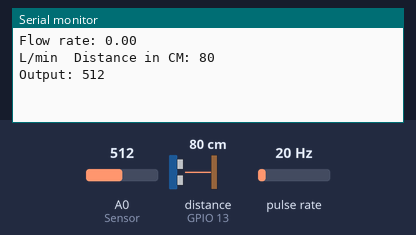
Simulated run of this sketch. Board: ESP8266 (NodeMCU). On the bench: the last lines printed to the serial monitor. Wiring (inferred from the names in the program): pulse sensor: data GPIO 2. The test bench sets the inputs (shaded band); at power-on: distance to the obstacle (sensor on GPIO 13) 80 cm, pulse rate 20 Hz, A0 (Sensor) = 512. The echo pulse lasts 58.3 µs per cm; WiFi joins after 1.5 s; servers stay silent unless stated.

Above: at 3.0 s.
3.1 s: distance to the obstacle (sensor on GPIO 13) set to 2 cm
At 4.1 s:
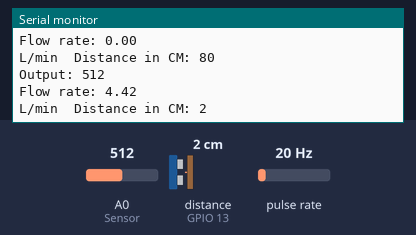
4.6 s: pulse rate (sensor on GPIO 2) set to 4 Hz
At 5.3 s:
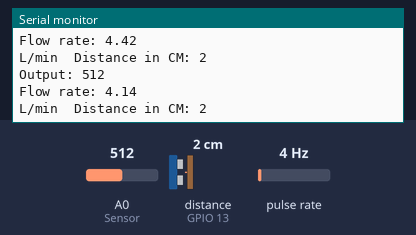
6.1 s: A0 (Sensor) set to 716
At 7.1 s:
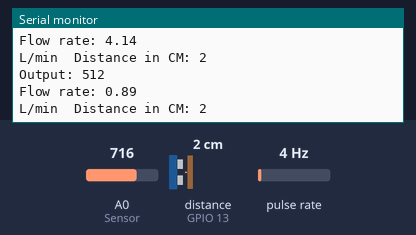
7.6 s: distance to the obstacle (sensor on GPIO 13) set to 4 cm
At 8.6 s:
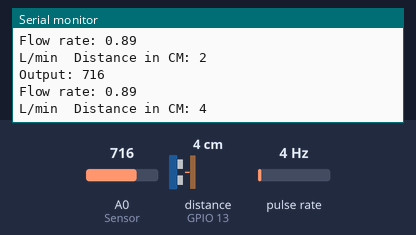
9.1 s: pulse rate (sensor on GPIO 2) set to 50 Hz
At 10.1 s:
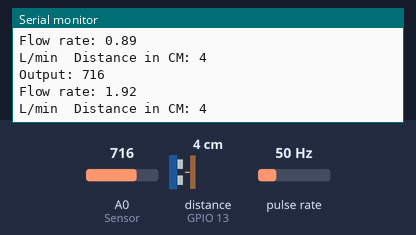
10.6 s: A0 (Sensor) set to 900
At 11.4 s:
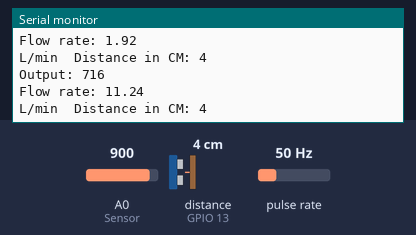
Timing chart, 0 to 13.1 s (numbered marks = the images above; inputs shaded):
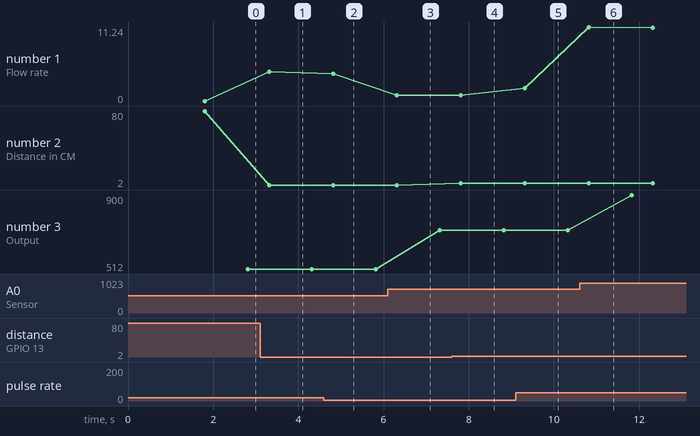

Measured:
- after the input at 3.1 s, the serial monitor: prints a new line after 0.21 s (image 1)
- after the input at 4.6 s, the serial monitor: prints a new line after 0.21 s (image 2)
- after the input at 7.6 s, the serial monitor: prints a new line after 0.22 s (image 4)
- after the input at 9.1 s, the serial monitor: prints a new line after 0.22 s (image 5)
- plotted number 1: 4.42 → 4.14 after the input at 4.6 s, 0.89 → 1.92 after the input at 9.1 s
- plotted number 2: 80 → 2 after the input at 3.1 s, 2 → 4 after the input at 7.6 s
- plotted number 3: 512 → 716 after the input at 6.1 s, 716 → 900 after the input at 10.6 s

The sketch:

flow_project_final_output.ino
```cpp
#define BLYNK_PRINT Serial
#include <ESP8266WiFi.h>
#include <Ultrasonic.h>
#include <BlynkSimpleEsp8266.h>
char auth[] = "xhVno4vO0PvglJOr7gxfkQIW3d3mAXrU";
char ssid[] = "BNR";
char pass[] = "nagaraju";

#define SENSOR  2
int Sensor = A0;   // water level sensor
Ultrasonic ultrasonic(12, 13);   // trig,echo
int distance;

long currentMillis = 0;
long previousMillis = 0;
int interval = 1000;

float calibrationFactor = 4.5;
volatile byte pulseCount;
byte pulse1Sec = 0;
float flowRate;
unsigned long flowMilliLitres;
unsigned int totalMilliLitres;
float flowLitres;
float totalLitres;

void IRAM_ATTR pulseCounter()
{
  pulseCount++;
}

WiFiClient client;
WidgetLCD lcd(V1);
void setup()
{
  Serial.begin(115200);
  pinMode(LED_BUILTIN, OUTPUT);
  pinMode(SENSOR, INPUT_PULLUP);
  pinMode(Sensor, INPUT);
  Blynk.begin(auth, ssid, pass);
  pulseCount = 0;
  flowRate = 0.0;
  flowMilliLitres = 0;
  totalMilliLitres = 0;
  previousMillis = 0;

  attachInterrupt(digitalPinToInterrupt(SENSOR), pulseCounter, FALLING);
      lcd.clear();
  lcd.print(0, 0, "My Project");
}

void flow()
{
  currentMillis = millis();
  if (currentMillis - previousMillis > interval)
  {
    pulse1Sec = pulseCount;
    pulseCount = 0;
    flowRate = ((1000.0 / (millis() - previousMillis)) * pulse1Sec) / calibrationFactor;
    previousMillis = millis();
    flowMilliLitres = (flowRate / 60) * 1000;
    flowLitres = (flowRate / 60);
    totalMilliLitres += flowMilliLitres;
    totalLitres += flowLitres;

    Serial.print("Flow rate: ");
    Serial.println(float(flowRate));  // Print the integer part of the variable
    Serial.print("L/min");
    Serial.print("\t");       // Print tab space

    //Blynk.virtualWrite(V1, float(flowRate));
    lcd.print(4, 1, float(flowRate));
  }
  }

  void ultra() {
  // Pass INC as a parameter to get the distance in inches
  int distance = ultrasonic.read();

  Serial.print("Distance in CM: ");
  Serial.println(distance);
  delay(1000);
  Blynk.virtualWrite(V2,distance);
}

void level_sensor()
{
int  ad_value = analogRead(Sensor);

  Serial.print("Output: ");
  Serial.println(ad_value);
  delay(500);
  Blynk.virtualWrite(V3,ad_value);
}

void loop()
{
  flow();
  ultra();
  level_sensor();
  Blynk.run();
}
```
